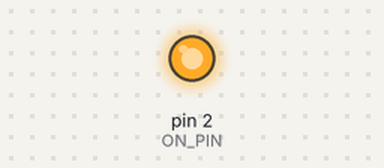
Bench run of a sketch on a simulated Arduino Uno, built with avr-gcc and run on an emulated ATmega328P. On the bench: output pins drawn as LEDs (lit = HIGH).

Above: at 0.1 s.
Timing chart, 0 to 1.6 s (numbered marks = the images above):
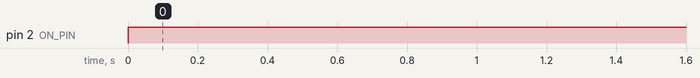

The sketch:

on_pin_external.ino
```cpp
int ON_PIN = 2;


void setup() {
  // put your setup code here, to run once:
  pinMode(ON_PIN, OUTPUT);
}

void loop() {
  // put your main code here, to run repeatedly:
  digitalWrite(ON_PIN, HIGH);
}
```

Measured:
- by itself, pin 2 (ON_PIN): LOW → HIGH at 0.00 s
